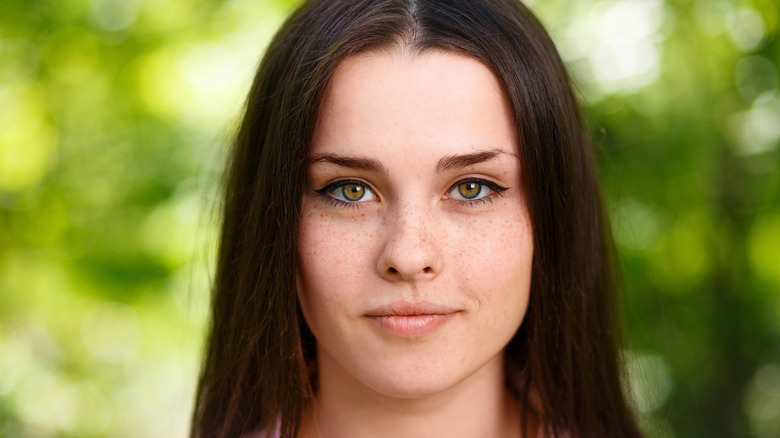
#> input picture photos/green1.jpg, 780 x 438 px, found by its file name; its folder holds 5 pictures in this run
$ python detect_eye_color.py
#> lines starting #> are read from the running program, lines starting #| are printed output that depends on the picture; after the words box and inside, x2 and y2 are one past the last pixel; in counts of white or black regions, pixels touching at a corner belong together; long printed decimals are rounded
# import glob
import cv2 as cv
import matplotlib.pyplot as plt
import matplotlib
import numpy as np
from sklearn.cluster import KMeans

# [95 lines left out: functions dominantColors, unique_count_app, detect_circles, not called in this run]


def analyze(img_file_name: str):
    img = cv.imread(img_file_name)

    cv.imshow("cropped image", img)

    ##(2) convert to hsv-space, then split the channels
    hsv = cv.cvtColor(img, cv.COLOR_BGR2HSV)

    ## mask of green (36,25,25) ~ (86, 255,255)
    # mask = cv.inRange(hsv, (36, 25, 25), (86, 255,255))
    # mask = cv.inRange(hsv, (20, 20, 20), (80, 255,255)) # original (with blur)
    mask = cv.inRange(hsv, (30, 30, 30), (80, 255,255))

    ## slice the green
    imask = mask>0
    green = np.zeros_like(img, np.uint8)
    green[imask] = img[imask]

    # mask of blue (36,25,25) ~ (86, 255,255)
    mask = cv.inRange(hsv, (70, 70, 70), (130, 255,255))

    ## slice the blue
    imask = mask>0
    blue = np.zeros_like(img, np.uint8)
    blue[imask] = img[imask]

    black_pix_green_mask = np.sum(green == 0)
    black_pix_blue_mask = np.sum(blue == 0)

    print("The eye's colors of the choosed photo is - ")
    if black_pix_green_mask < black_pix_blue_mask:
        print("Green !!")
        mask = cv.inRange(hsv, (20, 20, 20), (70, 255,255))
    else:
        print("Blue !!")


    # Get the BGR value
    # blur=cv.GaussianBlur(img,(5,5),0)
    mask_upstate=cv.bitwise_and(img, img, mask=mask)
    mean = cv.mean(mask_upstate)
    multiplier = float(mask.size)/cv.countNonZero(mask)
    mean = tuple([multiplier * x for x in mean])
    print("mean[0:3] = ", mean[0:3])

    #rgb_val = matplotlib.colors.hsv_to_rgb(mean[0:3])
    #rgb_val = matplotlib.colors.hsv_to_rgb(mean[0:3])
    #rgb_val = (rgb_val[2], rgb_val[1], rgb_val[0])
    # Create a blank 300x300 black image
    image = np.zeros((300, 300, 3), np.uint8)
    # Fill image with red color(set each pixel to red)
    #mean = (mean[2], mean[1], mean[0], mean[3])
    image[:] = mean[0:3]

    cv.imshow('mean eyes color',image)
    cv.waitKey(0)

    # TODO: make sure that the mean of the eye really is mathematical mean of samplings.
    # TODO: fill eyes with different color.


def get_image(img_file_name: str):
    face_cascade = cv.CascadeClassifier(cv.data.haarcascades + 'haarcascade_frontalface_default.xml')
    eye_cascade = cv.CascadeClassifier(cv.data.haarcascades + 'haarcascade_eye.xml')


    my_path = r"C:\Users\y0e00l5\Documents\Gevas_assignment\photos" + img_file_name
    img = cv.imread(my_path)

    cv.imshow('choosed photo',img)
    cv.waitKey(0)

    gray = cv.cvtColor(img,cv.COLOR_BGR2GRAY)

    faces = face_cascade.detectMultiScale(gray, 1.3, 5)
    for (x,y,w,h) in faces:
        # cv.rectangle(img,(x,y),(x+w,y+h),(255,0,0),2)
        roi_gray = gray[y:y+h, x:x+w]
        roi_color = img[y:y+h, x:x+w]
        eyes = eye_cascade.detectMultiScale(roi_gray)
        choosed_eyes = eyes[0]

        for (ex,ey,ew,eh) in eyes:
            if choosed_eyes[0] < ex:
                choosed_eyes = [ex,ey,ew,eh]

        (ex,ey,ew,eh) = choosed_eyes
        cv.rectangle(roi_color,(ex,ey),(ex+ew,ey+eh),(0,0,0),2)
        cropped_eye = img[ey+y:ey + eh +y, ex+x:ex + ew+x]
        cv.imwrite("output_cropped_eye.jpg", cropped_eye)

    #print("**** unique_count_app(cropped_eye) = " ,unique_count_app(cropped_eye))

    #detect_circles("output_cropped_eye.jpg")
    analyze("output_cropped_eye.jpg")

    # [16 lines of commented-out code are left out]


def main():
    get_image("/green1.jpg")
#> in get_image, img is the input picture: shape (438, 780, 3); mean B, G, R 70, 127.7, 134.1
#> in get_image, `gray = cv.cvtColor(img,cv.COLOR_BGR2GRAY)`:
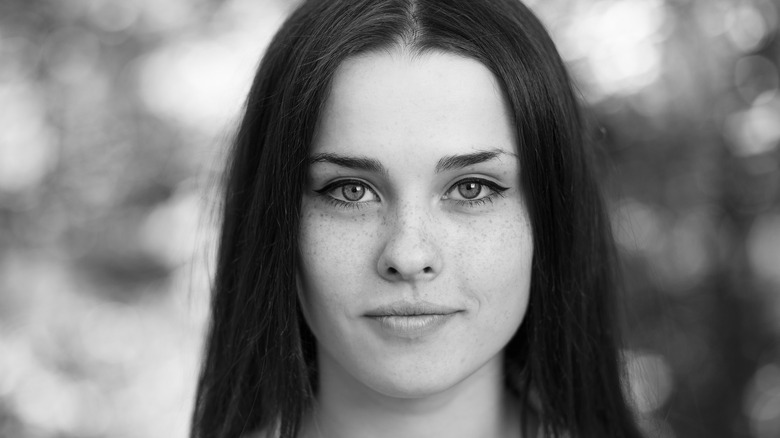
#> gray: shape (438, 780); min 0, max 251, mean 123
#> in get_image, `faces = face_cascade.detectMultiScale(gray, 1.3, 5)`: faces = [[268, 77, 298, 298]]
#> the loop in get_image, `for (x,y,w,h) in faces:` made 1 pass
#> (x, y, w, h, eyes, ex, ey, ew) on pass 1: (268, 77, 298, 298, [[103, 179, 35, 35], [168, 82, 62, 62], [47, 79, 70, 70]], 168, 82, 62)
#> pass 1, in get_image, `roi_gray = gray[y:y+h, x:x+w]`:
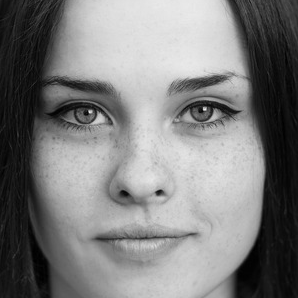
#> roi_gray: shape (298, 298); min 0, max 239, mean 125.5
#> pass 1, in get_image, `roi_color = img[y:y+h, x:x+w]`:
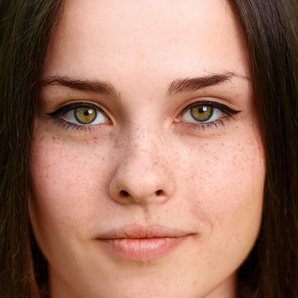
#> roi_color: shape (298, 298, 3); mean B, G, R 98.2, 115.1, 156.2
#> pass 1, in get_image, `cropped_eye = img[ey+y:ey + eh +y, ex+x:ex + ew+x]`:
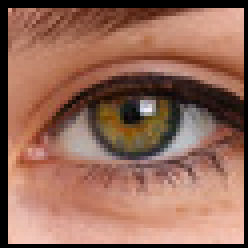
#> cropped_eye: shape (62, 62, 3) (shown 4 times larger); mean B, G, R 88.1, 104.9, 149
#> after the loop in get_image, `for (x,y,w,h) in faces:`:
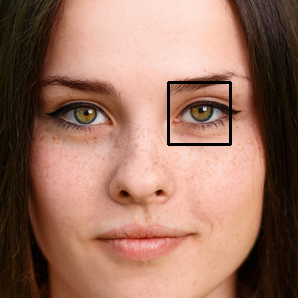
#> roi_color: shape (298, 298, 3); 0.83% of pixels changed, all inside (x1, y1, x2, y2) = (167, 81, 232, 146)
#> in analyze, `hsv = cv.cvtColor(img, cv.COLOR_BGR2HSV)`: hsv: shape (62, 62, 3); mean H, S, V 14.8, 120.9, 149.2
#> in analyze, `mask = cv.inRange(hsv, (30, 30, 30), (80, 255,255))`:
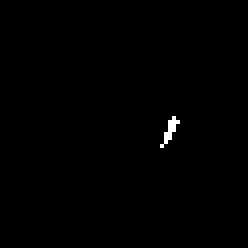
#> mask: shape (62, 62) (shown 4 times larger); 0.36% white in thin lines or dots, all inside (x1, y1, x2, y2) = (40, 29, 45, 37)
#> in analyze, `mask = cv.inRange(hsv, (70, 70, 70), (130, 255,255))`: mask: shape (62, 62); every value is 0
#> in analyze, `blue[imask] = img[imask]`: blue: shape (62, 62, 3); every value is 0
#> in analyze, `black_pix_green_mask = np.sum(green == 0)`: black_pix_green_mask = 11490
#> in analyze, `black_pix_blue_mask = np.sum(blue == 0)`: black_pix_blue_mask = 11532
#> in analyze, `mask = cv.inRange(hsv, (20, 20, 20), (70, 255,255))`: mask: shape (62, 62); 2.3% white; 5 white regions (4 under 20 px), largest, box (x1, y1, x2, y2) and area: (32, 25, 45, 38) 75
#> in analyze, `mean = cv.mean(mask_upstate)`: mean = (1.09, 1.72, 1.94, 0)
#> in analyze, `multiplier = float(mask.size)/cv.countNonZero(mask)`: multiplier = 44.18
#> in analyze, `mean = tuple([multiplier * x for x in mean])`: mean = (48.18, 75.94, 85.82, 0)
#| mean[0:3] =  (48.184, 75.943, 85.816)
#> in analyze, `image[:] = mean[0:3]`:
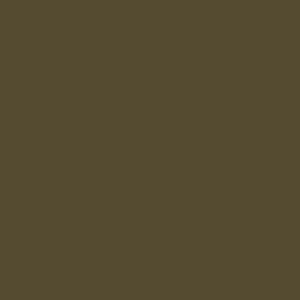
#> image: shape (300, 300, 3); mean of channels 0, 1, 2 48, 75, 85; drawn as B, G, R


if __name__ == "__main__":
    main()
